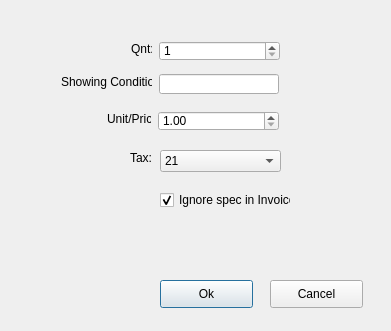
<?xml version="1.0" encoding="UTF-8"?>
<ui version="4.0">
 <class>LineCompleteForm</class>
 <widget class="QDialog" name="LineCompleteForm">
  <property name="geometry">
   <rect>
    <x>0</x>
    <y>0</y>
    <width>391</width>
    <height>331</height>
   </rect>
  </property>
  <property name="windowTitle">
   <string>Dialog</string>
  </property>
  <widget class="QPushButton" name="ok">
   <property name="geometry">
    <rect>
     <x>160</x>
     <y>280</y>
     <width>93</width>
     <height>28</height>
    </rect>
   </property>
   <property name="text">
    <string>Ok</string>
   </property>
   <property name="default">
    <bool>true</bool>
   </property>
  </widget>
  <widget class="QPushButton" name="cancel">
   <property name="geometry">
    <rect>
     <x>270</x>
     <y>280</y>
     <width>93</width>
     <height>28</height>
    </rect>
   </property>
   <property name="text">
    <string>Cancel</string>
   </property>
  </widget>
  <widget class="QLabel" name="label">
   <property name="geometry">
    <rect>
     <x>131</x>
     <y>41</y>
     <width>21</width>
     <height>16</height>
    </rect>
   </property>
   <property name="text">
    <string>Qnt:</string>
   </property>
  </widget>
  <widget class="QSpinBox" name="qnt">
   <property name="geometry">
    <rect>
     <x>159</x>
     <y>41</y>
     <width>121</width>
     <height>20</height>
    </rect>
   </property>
   <property name="minimum">
    <number>1</number>
   </property>
   <property name="maximum">
    <number>10000</number>
   </property>
  </widget>
  <widget class="QLabel" name="label_2">
   <property name="geometry">
    <rect>
     <x>61</x>
     <y>74</y>
     <width>91</width>
     <height>16</height>
    </rect>
   </property>
   <property name="text">
    <string>Showing Condition:</string>
   </property>
  </widget>
  <widget class="QLineEdit" name="condition">
   <property name="geometry">
    <rect>
     <x>159</x>
     <y>74</y>
     <width>120</width>
     <height>20</height>
    </rect>
   </property>
  </widget>
  <widget class="QLabel" name="label_3">
   <property name="geometry">
    <rect>
     <x>107</x>
     <y>111</y>
     <width>44</width>
     <height>16</height>
    </rect>
   </property>
   <property name="text">
    <string>Unit/Price</string>
   </property>
  </widget>
  <widget class="QDoubleSpinBox" name="price">
   <property name="geometry">
    <rect>
     <x>158</x>
     <y>111</y>
     <width>121</width>
     <height>20</height>
    </rect>
   </property>
   <property name="minimum">
    <double>1.000000000000000</double>
   </property>
   <property name="maximum">
    <double>10000000.000000000000000</double>
   </property>
  </widget>
  <widget class="QCheckBox" name="ignore_spec">
   <property name="geometry">
    <rect>
     <x>160</x>
     <y>190</y>
     <width>131</width>
     <height>20</height>
    </rect>
   </property>
   <property name="text">
    <string>Ignore spec in Invoice</string>
   </property>
   <property name="checked">
    <bool>true</bool>
   </property>
  </widget>
  <widget class="QLabel" name="label_4">
   <property name="geometry">
    <rect>
     <x>130</x>
     <y>150</y>
     <width>31</width>
     <height>16</height>
    </rect>
   </property>
   <property name="text">
    <string>Tax:</string>
   </property>
  </widget>
  <widget class="QComboBox" name="tax">
   <property name="geometry">
    <rect>
     <x>160</x>
     <y>150</y>
     <width>121</width>
     <height>22</height>
    </rect>
   </property>
   <property name="currentIndex">
    <number>3</number>
   </property>
   <item>
    <property name="text">
     <string>0</string>
    </property>
   </item>
   <item>
    <property name="text">
     <string>4</string>
    </property>
   </item>
   <item>
    <property name="text">
     <string>10</string>
    </property>
   </item>
   <item>
    <property name="text">
     <string>21</string>
    </property>
   </item>
  </widget>
 </widget>
 <resources/>
 <connections>
  <connection>
   <sender>ok</sender>
   <signal>clicked()</signal>
   <receiver>LineCompleteForm</receiver>
   <slot>accept()</slot>
   <hints>
    <hint type="sourcelabel">
     <x>247</x>
     <y>231</y>
    </hint>
    <hint type="destinationlabel">
     <x>163</x>
     <y>181</y>
    </hint>
   </hints>
  </connection>
  <connection>
   <sender>cancel</sender>
   <signal>clicked()</signal>
   <receiver>LineCompleteForm</receiver>
   <slot>reject()</slot>
   <hints>
    <hint type="sourcelabel">
     <x>353</x>
     <y>234</y>
    </hint>
    <hint type="destinationlabel">
     <x>298</x>
     <y>141</y>
    </hint>
   </hints>
  </connection>
 </connections>
</ui>
